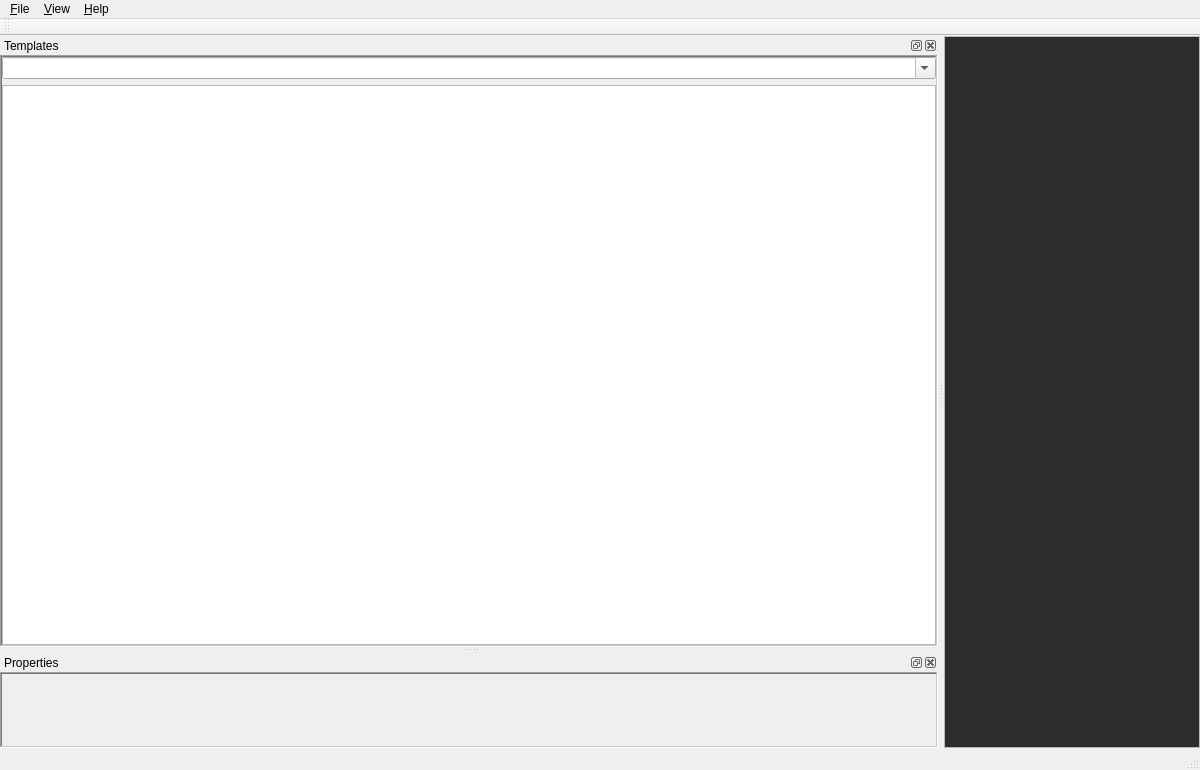
<?xml version="1.0" encoding="UTF-8"?>
<ui version="4.0">
 <class>MainWindow</class>
 <widget class="QMainWindow" name="MainWindow">
  <property name="geometry">
   <rect>
    <x>0</x>
    <y>0</y>
    <width>1200</width>
    <height>770</height>
   </rect>
  </property>
  <property name="windowTitle">
   <string>MainWindow</string>
  </property>
  <property name="windowIcon">
   <iconset>
    <normaloff>Hummer1.png</normaloff>Hummer1.png</iconset>
  </property>
  <widget class="QWidget" name="centralWidget">
   <property name="sizePolicy">
    <sizepolicy hsizetype="Maximum" vsizetype="Maximum">
     <horstretch>0</horstretch>
     <verstretch>0</verstretch>
    </sizepolicy>
   </property>
   <layout class="QHBoxLayout" name="horizontalLayout">
    <property name="leftMargin">
     <number>0</number>
    </property>
    <property name="topMargin">
     <number>0</number>
    </property>
    <property name="rightMargin">
     <number>0</number>
    </property>
    <property name="bottomMargin">
     <number>0</number>
    </property>
    <item>
     <widget class="QGraphicsView" name="graphicsView">
      <property name="sizePolicy">
       <sizepolicy hsizetype="Expanding" vsizetype="Expanding">
        <horstretch>0</horstretch>
        <verstretch>0</verstretch>
       </sizepolicy>
      </property>
      <property name="palette">
       <palette>
        <active>
         <colorrole role="Light">
          <brush brushstyle="SolidPattern">
           <color alpha="255">
            <red>45</red>
            <green>45</green>
            <blue>45</blue>
           </color>
          </brush>
         </colorrole>
         <colorrole role="Base">
          <brush brushstyle="SolidPattern">
           <color alpha="255">
            <red>45</red>
            <green>45</green>
            <blue>45</blue>
           </color>
          </brush>
         </colorrole>
        </active>
        <inactive>
         <colorrole role="Light">
          <brush brushstyle="SolidPattern">
           <color alpha="255">
            <red>45</red>
            <green>45</green>
            <blue>45</blue>
           </color>
          </brush>
         </colorrole>
         <colorrole role="Base">
          <brush brushstyle="SolidPattern">
           <color alpha="255">
            <red>45</red>
            <green>45</green>
            <blue>45</blue>
           </color>
          </brush>
         </colorrole>
        </inactive>
        <disabled>
         <colorrole role="Light">
          <brush brushstyle="SolidPattern">
           <color alpha="255">
            <red>45</red>
            <green>45</green>
            <blue>45</blue>
           </color>
          </brush>
         </colorrole>
         <colorrole role="Base">
          <brush brushstyle="SolidPattern">
           <color alpha="255">
            <red>240</red>
            <green>240</green>
            <blue>240</blue>
           </color>
          </brush>
         </colorrole>
        </disabled>
       </palette>
      </property>
      <property name="autoFillBackground">
       <bool>false</bool>
      </property>
     </widget>
    </item>
   </layout>
  </widget>
  <widget class="QMenuBar" name="menuBar">
   <property name="geometry">
    <rect>
     <x>0</x>
     <y>0</y>
     <width>1200</width>
     <height>21</height>
    </rect>
   </property>
   <widget class="QMenu" name="menuFile">
    <property name="title">
     <string>&amp;File</string>
    </property>
    <addaction name="actionOpen"/>
    <addaction name="separator"/>
    <addaction name="actionE_xit"/>
   </widget>
   <widget class="QMenu" name="menuHelp">
    <property name="title">
     <string>&amp;Help</string>
    </property>
    <addaction name="actionAbout"/>
   </widget>
   <widget class="QMenu" name="menu_View">
    <property name="title">
     <string>&amp;View</string>
    </property>
    <addaction name="action_Templates"/>
    <addaction name="action_Properties"/>
    <addaction name="separator"/>
    <addaction name="actionZoom_100"/>
    <addaction name="actionZoom_Fit"/>
   </widget>
   <addaction name="menuFile"/>
   <addaction name="menu_View"/>
   <addaction name="menuHelp"/>
  </widget>
  <widget class="QToolBar" name="mainToolBar">
   <attribute name="toolBarArea">
    <enum>TopToolBarArea</enum>
   </attribute>
   <attribute name="toolBarBreak">
    <bool>false</bool>
   </attribute>
  </widget>
  <widget class="QStatusBar" name="statusBar"/>
  <widget class="QDockWidget" name="dockWidgetTemplateTools">
   <property name="allowedAreas">
    <set>Qt::LeftDockWidgetArea|Qt::RightDockWidgetArea</set>
   </property>
   <property name="windowTitle">
    <string>Templates</string>
   </property>
   <attribute name="dockWidgetArea">
    <number>1</number>
   </attribute>
   <widget class="QWidget" name="dockWidgetContents">
    <layout class="QVBoxLayout" name="verticalLayout">
     <property name="leftMargin">
      <number>0</number>
     </property>
     <property name="topMargin">
      <number>0</number>
     </property>
     <property name="rightMargin">
      <number>0</number>
     </property>
     <property name="bottomMargin">
      <number>0</number>
     </property>
     <item>
      <widget class="QFrame" name="frameTemplates">
       <property name="sizePolicy">
        <sizepolicy hsizetype="Preferred" vsizetype="Preferred">
         <horstretch>0</horstretch>
         <verstretch>0</verstretch>
        </sizepolicy>
       </property>
       <property name="frameShape">
        <enum>QFrame::WinPanel</enum>
       </property>
       <property name="frameShadow">
        <enum>QFrame::Sunken</enum>
       </property>
       <property name="lineWidth">
        <number>2</number>
       </property>
       <layout class="QVBoxLayout" name="verticalLayout_2">
        <property name="leftMargin">
         <number>0</number>
        </property>
        <property name="topMargin">
         <number>0</number>
        </property>
        <property name="rightMargin">
         <number>0</number>
        </property>
        <property name="bottomMargin">
         <number>0</number>
        </property>
        <item>
         <widget class="QComboBox" name="comboBoxTemplate">
          <property name="editable">
           <bool>true</bool>
          </property>
          <property name="modelColumn">
           <number>0</number>
          </property>
         </widget>
        </item>
        <item>
         <widget class="QTreeView" name="treeViewTemplate">
          <property name="sizePolicy">
           <sizepolicy hsizetype="Expanding" vsizetype="Expanding">
            <horstretch>0</horstretch>
            <verstretch>0</verstretch>
           </sizepolicy>
          </property>
          <property name="indentation">
           <number>20</number>
          </property>
         </widget>
        </item>
       </layout>
      </widget>
     </item>
    </layout>
   </widget>
  </widget>
  <widget class="QDockWidget" name="dockWidgetProperties">
   <property name="sizePolicy">
    <sizepolicy hsizetype="Preferred" vsizetype="Preferred">
     <horstretch>0</horstretch>
     <verstretch>0</verstretch>
    </sizepolicy>
   </property>
   <property name="minimumSize">
    <size>
     <width>80</width>
     <height>38</height>
    </size>
   </property>
   <property name="features">
    <set>QDockWidget::AllDockWidgetFeatures</set>
   </property>
   <property name="allowedAreas">
    <set>Qt::LeftDockWidgetArea|Qt::RightDockWidgetArea</set>
   </property>
   <property name="windowTitle">
    <string>Properties</string>
   </property>
   <attribute name="dockWidgetArea">
    <number>1</number>
   </attribute>
   <widget class="QWidget" name="dockWidgetContents_4">
    <layout class="QVBoxLayout" name="verticalLayout_3">
     <property name="leftMargin">
      <number>0</number>
     </property>
     <property name="topMargin">
      <number>0</number>
     </property>
     <property name="rightMargin">
      <number>0</number>
     </property>
     <property name="bottomMargin">
      <number>0</number>
     </property>
     <item>
      <widget class="QFrame" name="frameProperties">
       <property name="sizePolicy">
        <sizepolicy hsizetype="Preferred" vsizetype="Preferred">
         <horstretch>0</horstretch>
         <verstretch>0</verstretch>
        </sizepolicy>
       </property>
       <property name="minimumSize">
        <size>
         <width>0</width>
         <height>0</height>
        </size>
       </property>
       <property name="baseSize">
        <size>
         <width>0</width>
         <height>0</height>
        </size>
       </property>
       <property name="frameShape">
        <enum>QFrame::WinPanel</enum>
       </property>
       <property name="frameShadow">
        <enum>QFrame::Sunken</enum>
       </property>
      </widget>
     </item>
    </layout>
   </widget>
  </widget>
  <action name="actionOpen">
   <property name="text">
    <string>&amp;View entire model in a tree</string>
   </property>
  </action>
  <action name="actionAbout">
   <property name="text">
    <string>&amp;About</string>
   </property>
  </action>
  <action name="actionE_xit">
   <property name="text">
    <string>E&amp;xit</string>
   </property>
   <property name="shortcut">
    <string>Ctrl+X</string>
   </property>
  </action>
  <action name="action_Templates">
   <property name="checkable">
    <bool>true</bool>
   </property>
   <property name="checked">
    <bool>true</bool>
   </property>
   <property name="text">
    <string>&amp;Templates</string>
   </property>
  </action>
  <action name="action_Properties">
   <property name="checkable">
    <bool>true</bool>
   </property>
   <property name="checked">
    <bool>true</bool>
   </property>
   <property name="text">
    <string>&amp;Properties</string>
   </property>
  </action>
  <action name="actionZoom_100">
   <property name="text">
    <string>Zoom &amp;100%</string>
   </property>
  </action>
  <action name="actionZoom_Fit">
   <property name="text">
    <string>Zoom &amp;Fit</string>
   </property>
  </action>
 </widget>
 <layoutdefault spacing="6" margin="11"/>
 <resources/>
 <connections>
  <connection>
   <sender>actionOpen</sender>
   <signal>triggered()</signal>
   <receiver>MainWindow</receiver>
   <slot>openFile()</slot>
   <hints>
    <hint type="sourcelabel">
     <x>-1</x>
     <y>-1</y>
    </hint>
    <hint type="destinationlabel">
     <x>442</x>
     <y>384</y>
    </hint>
   </hints>
  </connection>
 </connections>
 <slots>
  <slot>openFile()</slot>
 </slots>
</ui>
